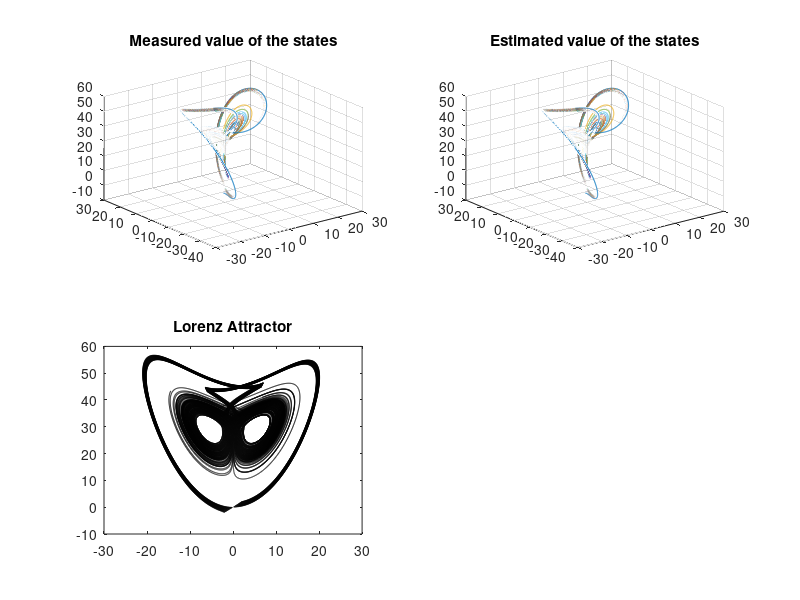

MATLAB code for this plot:
close all; clear; clc;
x_k0_in=-2:0.1:2;y_k0_in=x_k0_in; z_k0_in=x_k0_in; delta=10; beta=1; rho=30;h=0.001;
for j=1:1:length(x_k0_in)
 x_k0=x_k0_in(j); y_k0=y_k0_in(j);  z_k0=z_k0_in(j); yhat_k0=y_k0; zhat_k0=z_k0;   
for i=0:h:10
x_k1=x_k0 + h*delta*(y_k0 - x_k0);
y_k1=y_k0 + h*(rho*x_k1 - y_k0 - x_k1*z_k0);
z_k1=z_k0 + h*(-beta*z_k0 + x_k1*y_k1);
yhat_k1=yhat_k0 + h*(rho*x_k1 - yhat_k0 - x_k1*zhat_k0);
zhat_k1=zhat_k0 + h*(-beta*zhat_k0 + x_k1*yhat_k1);
ind=round((1 + (i*(1/h))));
data.x(ind)=x_k1;
data.y(ind)=y_k1;
data.z(ind)=z_k1;
data.yhat(ind)=yhat_k1;
data.zhat(ind)=zhat_k1;
data.t(ind)=i;
x_k0=x_k1;
y_k0=y_k1;
z_k0=z_k1;
yhat_k0=yhat_k1;
zhat_k0=zhat_k1;
end
figure(1)
subplot(2,2,1)
grid on
plot3(data.x,data.y,data.z);
title('Measured value of the states')
hold on
subplot(2,2,2)
grid on
plot3(data.x,data.yhat,data.zhat);
title('Estimated value of the states')
hold on
subplot(2,2,3)
plot(data.x,data.z,'black');
title('Lorenz Attractor')
hold on
end